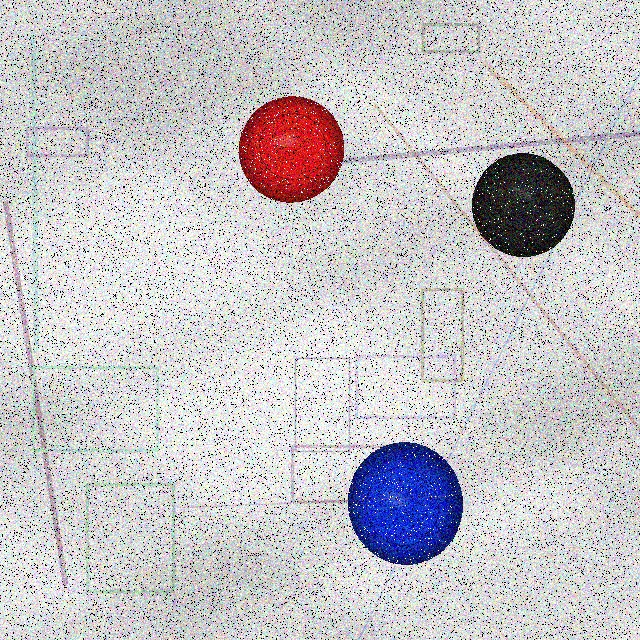
#> input picture jetson/assets/彩色物料/1(291, 149)5(523, 205)3(405, 503).jpg, 640 x 640 px; its folder holds only this picture in this run
$ python '检测颜色（传统）.py'
#> lines starting #> are read from the running program, lines starting #| are printed output that depends on the picture
import os
import re
import cv2
import numpy as np
import random
import time  # 引入高精度计时库
import matplotlib.pyplot as plt

# ==================== 配置区域 ====================
DATASET_DIR = os.path.join("assets", "彩色物料")
# ==================================================

# 颜色映射定义
COLOR_CLASSES = {
    1: {"name": "Red", "bgr": (30, 20, 230)},
    2: {"name": "Yellow", "bgr": (0, 215, 255)},
    3: {"name": "Blue", "bgr": (210, 60, 10)},
    4: {"name": "Green", "bgr": (50, 170, 0)},
    5: {"name": "Black", "bgr": (50, 50, 50)},
    6: {"name": "LightBlue", "bgr": (255, 191, 0)},
    0: {"name": "Abnormal/Defective", "bgr": (128, 0, 128)}  # 异常/缺损
}


def parse_gt_from_filename(filename):
    """
    通过解析文件名提取真实标注 (Ground Truth)
    文件名示例: 1(195, 308)2(100, 500)5(76, 200).jpg
    """
    pattern = r"([1-6])\((\d+),\s*(\d+)\)"
    matches = re.findall(pattern, filename)
    gt_list = []
    for color_code, x, y in matches:
        gt_list.append({
            "color_code": int(color_code),
            "x": int(x),
            "y": int(y)
        })
    return gt_list


def robust_classify_color(roi):
    """
    基于中值滤波的颜色分类算法，对高感光噪点具有极强的鲁棒性
    """
    if roi is None or roi.size == 0:
        return 0, "Abnormal/Defective"

    # 计算该区域的 BGR 中值
    median_b = np.median(roi[:, :, 0])
    median_g = np.median(roi[:, :, 1])
    median_r = np.median(roi[:, :, 2])

    # 转换为 HSV 空间进行阈值判定
    hsv_pixel = cv2.cvtColor(np.uint8([[[median_b, median_g, median_r]]]), cv2.COLOR_BGR2HSV)[0][0]
    h, s, v = hsv_pixel[0], hsv_pixel[1], hsv_pixel[2]

    # 1. 过滤白色背景误检 (高亮度，极低饱和度)
    if s < 25 and v > 200:
        return None, "Background"

    # 2. 识别黑色 (低亮度)
    if v < 70:
        return 5, "Black"

    # 3. 识别异常/缺损 (如饱和度过低，或颜色无法匹配)
    if s < 45:
        return 0, "Abnormal/Defective"

    # 4. 正常颜色 Hue 区间划分 (OpenCV H: 0-180)
    if (h >= 0 and h < 8) or (h >= 165 and h <= 180):
        return 1, "Red"
    elif h >= 10 and h < 34:
        return 2, "Yellow"
    elif h >= 35 and h < 85:
        return 4, "Green"
    elif h >= 86 and h < 103:
        return 6, "LightBlue"
    elif h >= 104 and h < 140:
        return 3, "Blue"
    else:
        return 0, "Abnormal/Defective"


def detect_materials(img_bgr):
    """
    抗噪预处理与物料定位检测管线
    """
    h, w, _ = img_bgr.shape
    detected_list = []

    r = 0.5 * (h + w)

    # 1. 预处理：灰度化 -> 强中值滤波（抹除椒盐噪声） -> 高斯模糊（平滑干扰线）
    gray = cv2.cvtColor(img_bgr, cv2.COLOR_BGR2GRAY)
    denoised = cv2.medianBlur(gray, 7)
    blurred = cv2.GaussianBlur(denoised, (9, 9), 2)

    # 2. 霍夫圆检测
    circles = cv2.HoughCircles(
        blurred,
        cv2.HOUGH_GRADIENT,
        dp=1.2,
        minDist=85,
        param1=50,
        param2=32,  # 稍微调低以适应阴影条带穿过的圆
        minRadius=int(r*0.05),
        maxRadius=int(r*0.35)
    )

    if circles is not None:
        circles = np.round(circles[0, :]).astype("int")
        for (cx, cy, r) in circles:
            cx = np.clip(cx, 0, w - 1)
            cy = np.clip(cy, 0, h - 1)

            # 裁剪圆心处 60% 范围的 ROI，避开边缘干涉和投影
            r_roi = int(r * 0.6)
            if r_roi < 5:
                r_roi = 5
            roi = img_bgr[max(0, cy - r_roi):min(h, cy + r_roi), max(0, cx - r_roi):min(w, cx + r_roi)]

            # 颜色分类
            res = robust_classify_color(roi)
            if res is None:  # 被判定为背景误检
                continue

            color_code, color_name = res
            detected_list.append({
                "x": int(cx),
                "y": int(cy),
                "r": int(r),
                "color_code": color_code,
                "color_name": color_name
            })

    # 限制一个画面最多检测3个物料
    detected_list = sorted(detected_list, key=lambda x: x['r'], reverse=True)[:3]
    return detected_list, denoised


def evaluate_and_visualize(img_path, detected, gt_list, denoised_gray, latency_ms):
    """
    匹配检测结果与真实标注，并使用 Matplotlib 绘制结果图表（已支持中文路径与耗时统计）
    """
    img_bgr = cv2.imdecode(np.fromfile(img_path, dtype=np.uint8), cv2.IMREAD_COLOR)
    if img_bgr is None:
        print(f"错误: 无法载入图像: {img_path}")
        return

    img_rgb = cv2.cvtColor(img_bgr, cv2.COLOR_BGR2RGB)

    # 拷贝图像用于绘制视觉圈
    vis_img = img_rgb.copy()

    matched_gt = set()
    tp_count = 0  # 检出且颜色正确的数量
    fp_count = 0  # 误检数量
    wrong_class_count = 0  # 检出但颜色错误的数量

    # 匹配检测圆和真实标注
    for det in detected:
        best_match_idx = -1
        min_dist = 99999

        for i, gt in enumerate(gt_list):
            if i in matched_gt:
                continue
            dist = np.sqrt((det["x"] - gt["x"])**2 + (det["y"] - gt["y"])**2)
            if dist < 50 and dist < min_dist:  # 50像素内视为同一物体
                min_dist = dist
                best_match_idx = i

        if best_match_idx != -1:
            matched_gt.add(best_match_idx)
            gt_obj = gt_list[best_match_idx]

            if det["color_code"] == gt_obj["color_code"]:
                tp_count += 1
                # 绘制绿色圈表示：成功检测且颜色正确
                cv2.circle(vis_img, (det["x"], det["y"]), det["r"], (0, 255, 0), 3)
                cv2.putText(vis_img, f"Class {det['color_code']}", (det["x"] - 30, det["y"] - det["r"] - 10),
                            cv2.FONT_HERSHEY_SIMPLEX, 0.6, (0, 255, 0), 2)
            else:
                wrong_class_count += 1
                # 绘制黄色圈表示：检测到物体，但颜色识别错误/异常
                cv2.circle(vis_img, (det["x"], det["y"]), det["r"], (255, 255, 0), 3)
                cv2.putText(vis_img, f"Wrong: {det['color_code']} (GT:{gt_obj['color_code']})",
                            (det["x"] - 50, det["y"] - det["r"] - 10),
                            cv2.FONT_HERSHEY_SIMPLEX, 0.5, (255, 255, 0), 2)
        else:
            fp_count += 1
            # 绘制红色圈表示：纯误检
            cv2.circle(vis_img, (det["x"], det["y"]), det["r"], (255, 0, 0), 3)
            cv2.putText(vis_img, "FP / Dust", (det["x"] - 30, det["y"] - det["r"] - 10),
                        cv2.FONT_HERSHEY_SIMPLEX, 0.6, (255, 0, 0), 2)

    # 漏检计算 (Ground Truth 中未被匹配的部分)
    fn_count = len(gt_list) - len(matched_gt)
    for i, gt in enumerate(gt_list):
        if i not in matched_gt:
            # 红色圈表示漏检物料的位置
            cv2.circle(vis_img, (gt["x"], gt["y"]), 45, (255, 0, 0), 2, lineType=cv2.LINE_AA)
            cv2.putText(vis_img, f"Missed: {gt['color_code']}", (gt["x"] - 40, gt["y"] - 55),
                        cv2.FONT_HERSHEY_SIMPLEX, 0.6, (255, 0, 0), 2)

    # 创建 Matplotlib 观察图表
    fig, axes = plt.subplots(1, 3, figsize=(18, 6))

    # 子图1：中值滤波去噪效果（观察算法预处理阶段如何抹除噪点和划痕）
    axes[0].imshow(denoised_gray, cmap='gray')
    axes[0].set_title("1. Denoised Grayscale Image")
    axes[0].axis("off")

    # 子图2：最终检测视觉图
    axes[1].imshow(vis_img)
    axes[1].set_title("2. Detection Visualization")
    axes[1].axis("off")

    # 子图3：数据统计和参数微调建议
    axes[2].axis("off")
    stats_text = (
        f"--- Validation Statistics ---\n\n"
        f"Image: {os.path.basename(img_path)[:35]}...\n\n"
        f"Inference Latency: {latency_ms:.2f} ms\n"  # 整合推理耗时
        f"Ground Truth Count: {len(gt_list)}\n"
        f"Detected Count: {len(detected)}\n\n"
        f"True Positives (Correct Class): {tp_count}\n"
        f"Wrong Classification: {wrong_class_count}\n"
        f"False Positives (False Alarm): {fp_count}\n"
        f"False Negatives (Missed): {fn_count}\n\n"
        f"---------------------------------\n"
        f"Tuning Recommendations:\n"
        f"- If Latency is High: Try lowering resolution or reducing kernel size.\n"
        f"- If Missed (FN > 0): Decrease 'param2' in HoughCircles.\n"
        f"- If Over-detected (FP > 0): Increase 'param2' or refine min/max radius.\n"
        f"- If Wrong Class > 0: Adjust BGR/HSV thresholds in 'robust_classify_color'.\n"
    )
    axes[2].text(0.05, 0.95, stats_text, fontsize=11, family='monospace', verticalalignment='top')
    axes[2].set_title("3. Metrics & Tuning Guide")

    plt.tight_layout()
    plt.show()


def run_validation_pipeline():
    """
    随机读取一张生成图像并执行检测与验证
    """
    # 检查数据集目录
    if not os.path.exists(DATASET_DIR) or len(os.listdir(DATASET_DIR)) == 0:
        print(f"提示: 未在路径 '{DATASET_DIR}' 下检测到生成的图像。")
        print("请先运行前一步骤的图像生成脚本。")
        return

    # 过滤并随机选择一张图片
    all_files = [f for f in os.listdir(DATASET_DIR) if f.lower().endswith(('.jpg', '.jpeg', '.png'))]
    if not all_files:
        print("未找到有效的图像文件。")
        return

    selected_file = random.choice(all_files)
    img_path = os.path.join(DATASET_DIR, selected_file)

    # 1. 提取真值标注
    gt_list = parse_gt_from_filename(selected_file)
    print(f"选定测试图片: {selected_file}")
    print(f"解析到 Ground Truth 标注: {gt_list}")

    # 2. 读取图像并执行物料检测
    img_bgr = cv2.imdecode(np.fromfile(img_path, dtype=np.uint8), cv2.IMREAD_COLOR)
#> img_bgr is the input picture: shape (640, 640, 3); mean B, G, R 198.7, 195.5, 198
    if img_bgr is None:
        print("无法载入图像。")
        return

    # 高精度性能耗时统计
    start_time = time.perf_counter()
    detected, denoised_gray = detect_materials(img_bgr)
#> in detect_materials, `gray = cv2.cvtColor(img_bgr, cv2.COLOR_BGR2GRAY)`:
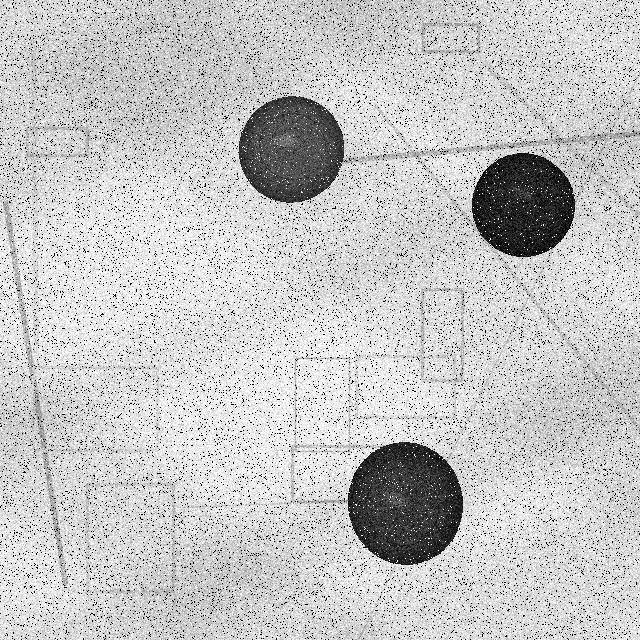
#> gray: shape (640, 640); min 0, max 255, mean 196.6
#> in detect_materials, `denoised = cv2.medianBlur(gray, 7)`:
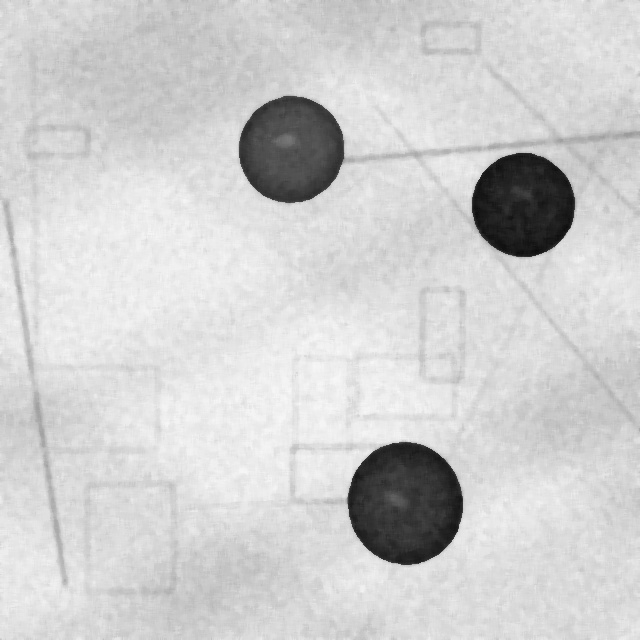
#> denoised: shape (640, 640); min 14, max 247, mean 206.6
#> in detect_materials, `circles = cv2.HoughCircles( blurred, cv2.HOUGH_GRADIENT, dp=1.2, minDi..`: circles = [[291, 149.4, 52.76], [522.6, 205.8, 50.72], [406.2, 501, 59.48]]
#> in detect_materials, `circles = np.round(circles[0, :]).astype("int")`: circles = [[291, 149, 53], [523, 206, 51], [406, 501, 59]]
#> the loop in detect_materials, `for (cx, cy, r) in circles:` made 3 passes
#> (cx, cy, r, median_b in robust_classify_color, median_g in robust_classify_color, median_r in robust_classify_color, h in robust_classify_color) on passes 1 to 3: (291, 149, 53, 32, 27, 203, 179), (523, 206, 51, 36, 35, 36, 150), (406, 501, 59, 193, 47, 22, 116)
#> pass 1, in detect_materials, `roi = img_bgr[max(0, cy - r_roi):min(h, cy + r_roi), max(0, cx - r_roi..`:
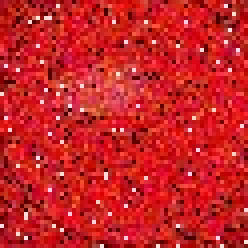
#> roi: shape (62, 62, 3) (shown 4 times larger); mean B, G, R 37.5, 34.3, 198.7
#> pass 2, in detect_materials, `roi = img_bgr[max(0, cy - r_roi):min(h, cy + r_roi), max(0, cx - r_roi..`:
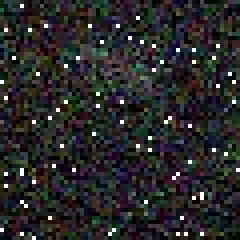
#> roi: shape (60, 60, 3) (shown 4 times larger); mean B, G, R 41.3, 40.5, 40.8
#> pass 3, in detect_materials, `roi = img_bgr[max(0, cy - r_roi):min(h, cy + r_roi), max(0, cx - r_roi..`:
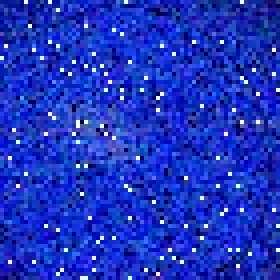
#> roi: shape (70, 70, 3) (shown 4 times larger); mean B, G, R 190.7, 51.4, 28.8
#> after the loop in detect_materials, `for (cx, cy, r) in circles:`: detected_list = 3 items
#> detected = 3 items
    end_time = time.perf_counter()

    # 换算为毫秒
    latency_ms = (end_time - start_time) * 1000

    print(f"检测到的物料结果: {detected}")
#| 检测到的物料结果: [{'x': 406, 'y': 501, 'r': 59, 'color_code': 3, 'color_name': 'Blue'}, {'x': 291, 'y': 149, 'r': 53, 'color_code': 1, 'color_name': 'Red'}, {'x': 523, 'y': 206, 'r': 51, 'color_code': 5, 'color_name': 'Black'}]
    print(f"检测耗时: {latency_ms:.2f} 毫秒 (ms)")

    # 3. 结果对齐并绘制调参图表
    evaluate_and_visualize(img_path, detected, gt_list, denoised_gray, latency_ms)
#> the loop in evaluate_and_visualize, `for det in detected:` made 3 passes
#> gt_obj on passes 1 to 3: {'color_code': 3, 'x': 405, 'y': 503}, {'color_code': 1, 'x': 291, 'y': 149}, {'color_code': 5, 'x': 523, 'y': 205}
#> after the loop in evaluate_and_visualize, `for det in detected:`:
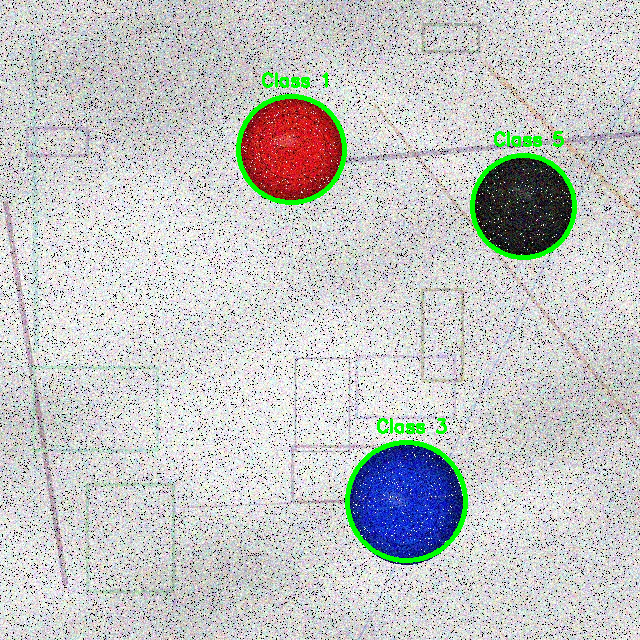
#> vis_img: shape (640, 640, 3); mean R, G, B 195.7, 197.5, 196.5
#> after the loop in evaluate_and_visualize, `for det in detected:`: fp_count = 0; matched_gt = 3 items; tp_count = 3; wrong_class_count = 0


if __name__ == "__main__":
    run_validation_pipeline()

$ run again, on jetson/assets/彩色物料/2(385, 107)6(245, 253)4(88, 292).jpg
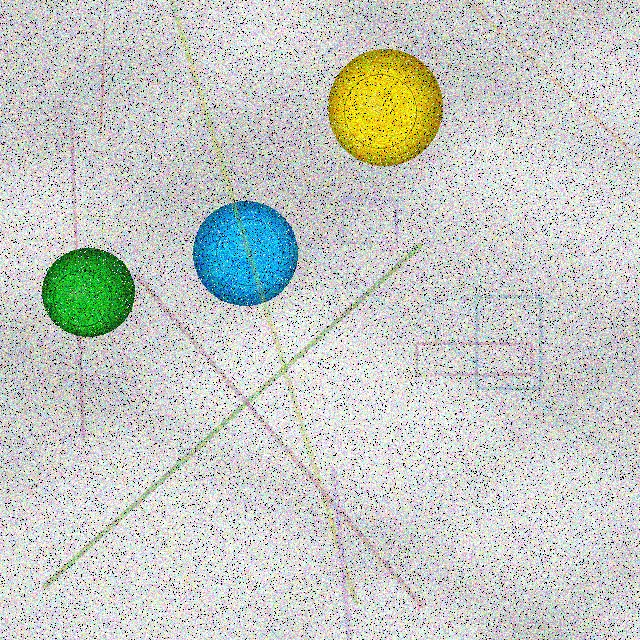
#> input picture jetson/assets/彩色物料/2(385, 107)6(245, 253)4(88, 292).jpg, 640 x 640 px
#> in run_validation_pipeline, img_bgr is the input picture: shape (640, 640, 3); mean B, G, R 196.7, 201.5, 198
#> in detect_materials, `denoised = cv2.medianBlur(gray, 7)`:
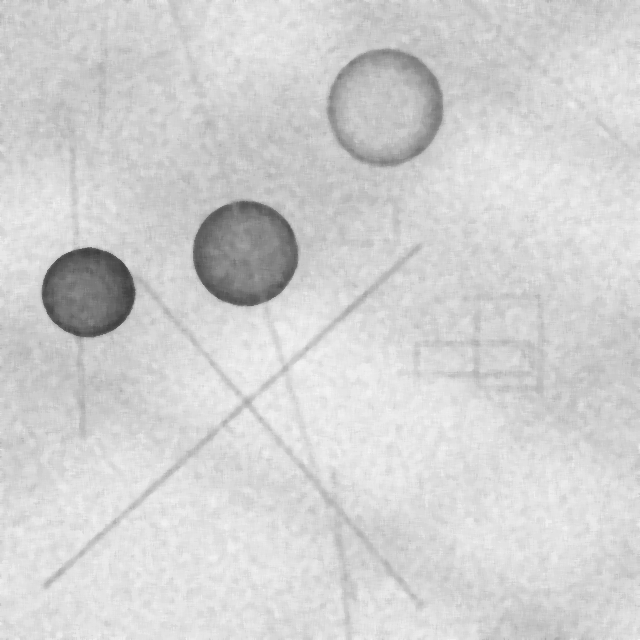
#> denoised: shape (640, 640); min 61, max 244, mean 209.1
#> in detect_materials, `circles = cv2.HoughCircles( blurred, cv2.HOUGH_GRADIENT, dp=1.2, minDi..`: circles = [[244.2, 252.6, 52.52], [88.2, 292.2, 45.56], [383.4, 108.6, 57.2]]
#> in detect_materials, `circles = np.round(circles[0, :]).astype("int")`: circles = [[244, 253, 53], [88, 292, 46], [383, 109, 57]]
#> the loop in detect_materials, `for (cx, cy, r) in circles:` made 3 passes
#> (cx, cy, r, median_b in robust_classify_color, median_g in robust_classify_color, median_r in robust_classify_color, h in robust_classify_color) on passes 1 to 3: (244, 253, 53, 220, 170, 32, 98), (88, 292, 46, 44, 171, 32, 63), (383, 109, 57, 28, 209, 230, 27)
#> after the loop in detect_materials, `for (cx, cy, r) in circles:`: detected_list = 3 items
#> (printed output is left out)
#> the loop in evaluate_and_visualize, `for det in detected:` made 3 passes
#> gt_obj on passes 1 to 3: {'color_code': 2, 'x': 385, 'y': 107}, {'color_code': 6, 'x': 245, 'y': 253}, {'color_code': 4, 'x': 88, 'y': 292}
#> after the loop in evaluate_and_visualize, `for det in detected:`:
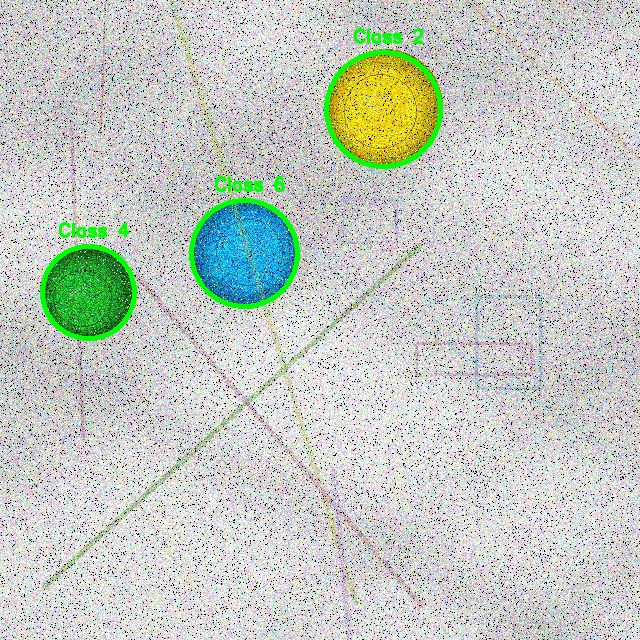
#> vis_img: shape (640, 640, 3); mean R, G, B 195.6, 202.9, 194.5
#> after the loop in evaluate_and_visualize, `for det in detected:`: fp_count = 0; matched_gt = 3 items; tp_count = 3; wrong_class_count = 0

$ run again, on jetson/assets/彩色物料/2(488, 107)6(167, 430)1(366, 445).jpg
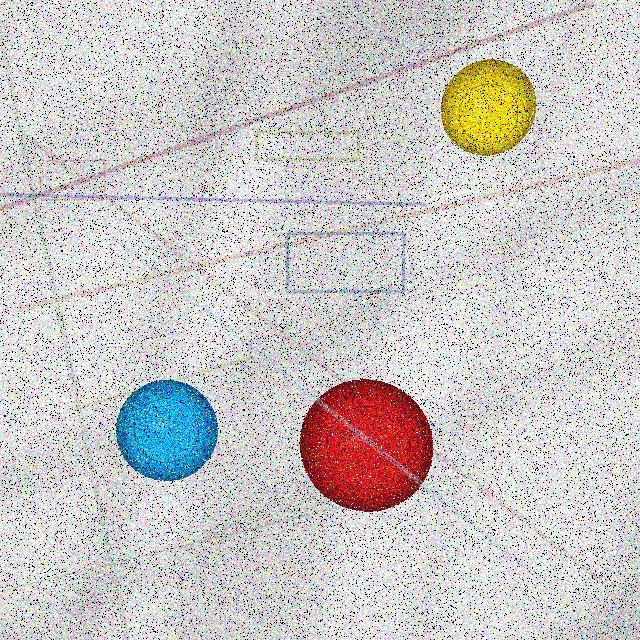
#> input picture jetson/assets/彩色物料/2(488, 107)6(167, 430)1(366, 445).jpg, 640 x 640 px
#> in run_validation_pipeline, img_bgr is the input picture: shape (640, 640, 3); mean B, G, R 197.3, 198.8, 201.8
#> in detect_materials, `circles = cv2.HoughCircles( blurred, cv2.HOUGH_GRADIENT, dp=1.2, minDi..`: circles = [[366.6, 445.8, 66.08], [489, 107.4, 48.8], [166.2, 431.4, 50.96]]
#> in detect_materials, `circles = np.round(circles[0, :]).astype("int")`: circles = [[367, 446, 66], [489, 107, 49], [166, 431, 51]]
#> the loop in detect_materials, `for (cx, cy, r) in circles:` made 3 passes
#> (cx, cy, r, median_b in robust_classify_color, median_g in robust_classify_color, median_r in robust_classify_color, h in robust_classify_color) on passes 1 to 3: (367, 446, 66, 38, 32, 199, 179), (489, 107, 49, 31, 206, 225, 27), (166, 431, 51, 222, 169, 31, 98)
#> pass 1, in detect_materials, `roi = img_bgr[max(0, cy - r_roi):min(h, cy + r_roi), max(0, cx - r_roi..`:
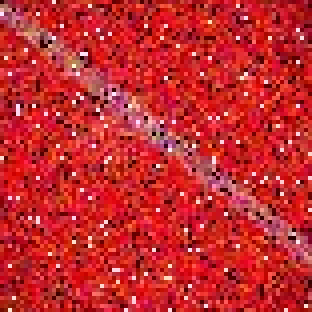
#> roi: shape (78, 78, 3) (shown 4 times larger); mean B, G, R 45.2, 41.7, 195.1
#> after the loop in detect_materials, `for (cx, cy, r) in circles:`: detected_list = 3 items
#> (printed output is left out)
#> the loop in evaluate_and_visualize, `for det in detected:` made 3 passes
#> gt_obj on passes 1 to 3: {'color_code': 1, 'x': 366, 'y': 445}, {'color_code': 6, 'x': 167, 'y': 430}, {'color_code': 2, 'x': 488, 'y': 107}
#> after the loop in evaluate_and_visualize, `for det in detected:`:
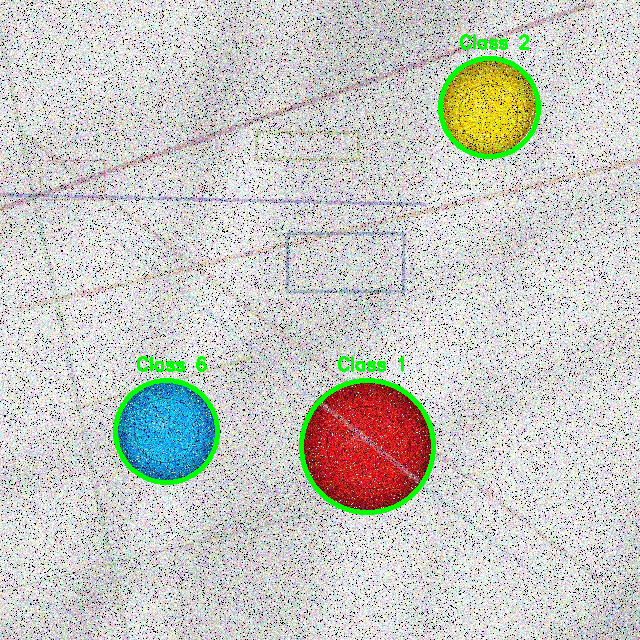
#> vis_img: shape (640, 640, 3); mean R, G, B 199.1, 200.4, 194.9
#> after the loop in evaluate_and_visualize, `for det in detected:`: fp_count = 0; matched_gt = 3 items; tp_count = 3; wrong_class_count = 0
